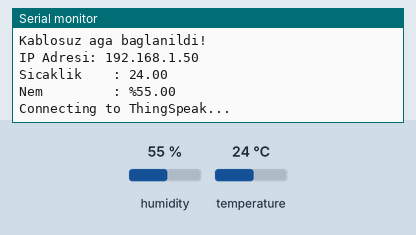
A sketch run on a simulated ESP32. Parts: the last lines printed to the serial monitor. The test bench sets the inputs (shaded band); at power-on: humidity 55 %, temperature 24 °C. WiFi joins after 1.5 s; servers stay silent unless stated; web services answer with replies made up by the test bench.

Above: at 2.7 s.
2.8 s: humidity set to 22 %
At 2.97 s:
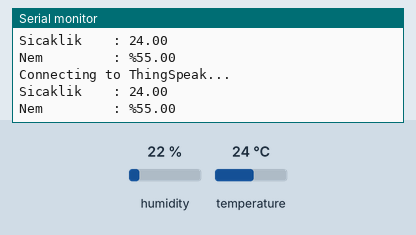
4.5 s: temperature set to 12 °C
At 5.9 s:
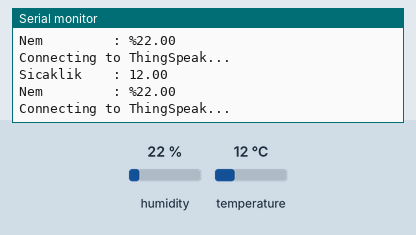
6.2 s: humidity set to 40 %
At 7.7 s:
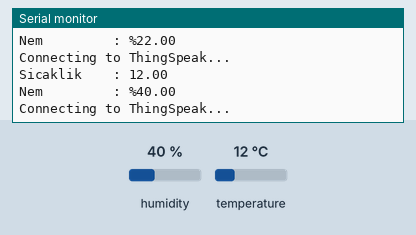
Timing chart, 0 to 9.2 s (numbered marks = the images above; inputs shaded):
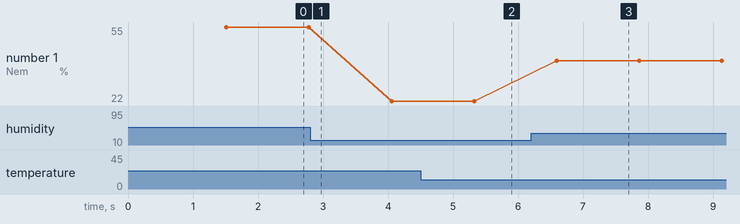

Measured:
- after the input at 4.5 s, the serial monitor: prints a new line after 0.82 s (image 2)
- after the input at 6.2 s, the serial monitor: prints a new line after 0.40 s (image 3)
- plotted number 1: 55 → 22 after the input at 2.8 s, 22 → 40 after the input at 6.2 s

The sketch:

DENEYAP_L10_3_WIFI_VERI_YOLLAMA_THINGSPEAK_2.ino
```cpp
#include <WiFi.h>
#include "HTTPClient.h"
#include "DHTesp.h"

DHTesp dht11;
float nem, sicaklik;

const char* server = "api.thingspeak.com";
const char* ssid = "baglanilacak_ag_ismi";
const char* password = "baglanilacak_ag_sifresi";
String apiKey = "thinq_speak_adresinden_gelen_api_key";

WiFiClient client;

const int httPort = 80;

void setup() {
  Serial.begin(115200);
  dht11.setup(D0, DHTesp::DHT11);

  Serial.print(ssid);
  Serial.print(" kablosuz agina baglaniliyor");
  WiFi.begin(ssid, password);
  while (WiFi.status() != WL_CONNECTED) {
    delay(500);
    Serial.print(".");
  }
  Serial.println();
  Serial.println("Kablosuz aga baglanildi!");
  Serial.print("IP Adresi: ");
  Serial.println(WiFi.localIP());
}

void loop() {

  // Sicaklik degerleri olculuyor
  sicaklik = dht11.getTemperature();
  Serial.print("Sicaklik    : ");
  Serial.println(sicaklik);
  nem = dht11.getHumidity();
  Serial.print("Nem         : %");
  Serial.println(nem);

  // Sicaklik degerleri web adresine gonderiliyor
  client.connect(server, httPort);


  String data1 = "&field1=" + String(sicaklik);
  String data2 = "&field2=" + String(nem);

  updateValue(data1+data2);

  delay(1000);
}

void updateValue(String data)
{
  data += "\r\n\r\n";
  String newData = apiKey + data;
  client.print("POST /update HTTP/1.1\n");
  client.print("Host: api.thingspeak.com\n");
  client.print("Connection: close\n");
  client.print("X-THINGSPEAKAPIKEY: " + apiKey + "\n");
  client.print("Content-Type: application/x-www-form-urlencoded\n");
  client.print("Content-Length: ");
  client.print(newData.length());
  client.print("\n\n");
  client.print(newData);

  if (client.connected()) {
    Serial.println("Connecting to ThingSpeak...");
    Serial.println();
  }else{
    Serial.println("Connecting to ThingSpeak ERROR!");
    Serial.println();
  }
}
```
